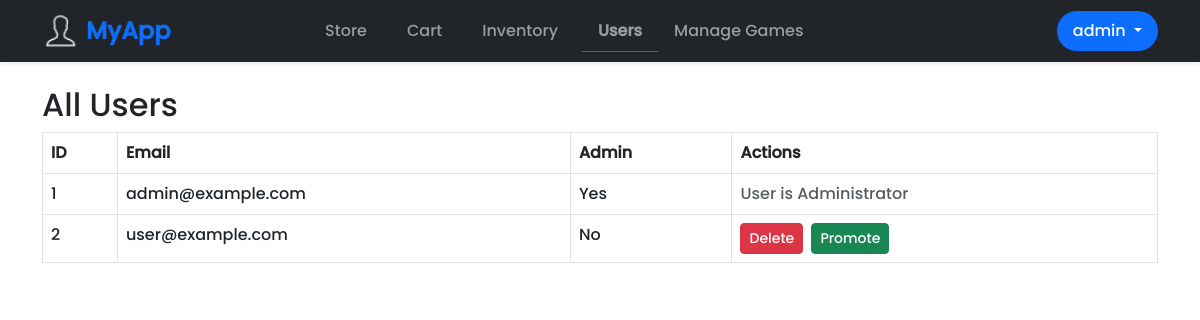
Page /users (signed in) on the earlier database version.
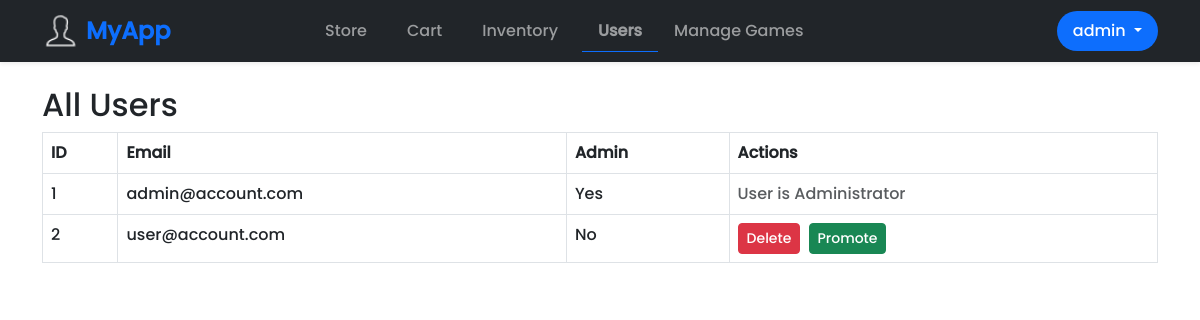
Same page on the later database version.
### models.py (models this page shows, shortened)
class User(UserMixin, db.Model):
    id = db.Column(db.Integer, primary_key=True)
    email = db.Column(db.String(120), unique=True, nullable=False)
    password_hash = db.Column(db.String(128), nullable=False)
    purchased_games = db.relationship('Game', secondary=purchases, backref=db.backref('owners', lazy='dynamic'), lazy='dynamic')
    is_admin = db.Column(db.Boolean, default=False)

### app.py (the view)
@app.route("/users")
@login_required
def users():
    if not current_user.is_admin:
        flash("Access denied.", "danger")
        return redirect(url_for("dashboard"))
    all_users = User.query.all()
    return render_template("users.html", users=all_users)

### app.py (called while the page is built)
@login_manager.user_loader
def load_user(user_id):
    return db.session.get(User, int(user_id))

### templates/users.html (shortened to what this page needs)
{% extends "base.html" %}
{% block content %}
<h2>All Users</h2>
<table class="table table-bordered">
  <thead>
    <tr>
      <th>ID</th>
      <th>Email</th>
      <th>Admin</th>
      <th>Actions</th>
    </tr>
  </thead>
  <tbody>
    {% for user in users %}
    <tr>
      <td>{{ user.id }}</td>
      <td>{{ user.email }}</td>
      <td>{{ 'Yes' if user.is_admin else 'No' }}</td>
      <td>
        {% if user.id != current_user.id and not user.is_admin %}
          <form action="{{ url_for('delete_user', user_id=user.id) }}" method="post" style="display:inline;">
            <button type="submit" class="btn btn-sm btn-danger" onclick="return confirm('Are you sure?');">Delete</button>
          </form>
          {% if not user.is_admin %}
            <form action="{{ url_for('promote_user', user_id=user.id) }}" method="post" style="display:inline;">
              <button type="submit" class="btn btn-sm btn-success ms-1">Promote</button>
            </form>
          {% endif %}
        {% else %}
          <span class="text-muted">User is Administrator</span>
        {% endif %}
      </td>
    </tr>
    {% endfor %}
  </tbody>
</table>
{% endblock %}

### templates/base.html (shortened to what this page needs)
<!doctype html>
<html lang="en">
<head>
  <link href="https://cdn.jsdelivr.net/npm/bootstrap@5.3.0/dist/css/bootstrap.min.css" rel="stylesheet">
  <link rel="stylesheet" href="{{ url_for('static', filename='styles.css') }}">
  <link rel="stylesheet" href="https://cdn.jsdelivr.net/npm/nouislider@15.7.1/dist/nouislider.min.css">
</head>
<body>
<nav class="navbar navbar-expand-lg navbar-dark bg-dark shadow-sm py-2 mb-4">
  <div class="container">
    <a class="navbar-brand d-flex align-items-center fs-4" href="{{ url_for('dashboard') }}">
      <img src="{{ url_for('static', filename='images/logo-32-white.png') }}" alt="Logo" width="36" height="36" class="me-2">
      <span class="fw-bold text-primary">MyApp</span>
    </a>
    <div class="collapse navbar-collapse" id="mainNav">
      <ul class="navbar-nav mx-auto mb-2 mb-lg-0 gap-2">
        {% if current_user.is_authenticated %}
          <li class="nav-item">
            <a class="nav-link px-3{% if request.endpoint == 'catalogue' %} border-bottom border-primary fw-bold{% endif %}" href="{{ url_for('catalogue') }}">Store</a>
          </li>
          <li class="nav-item">
            <a class="nav-link px-3{% if request.endpoint == 'cart' %} border-bottom border-primary fw-bold{% endif %}" href="{{ url_for('cart') }}">
              Cart
            </a>
          </li>
          <li class="nav-item">
            <a class="nav-link px-3{% if request.endpoint == 'inventory' %} border-bottom border-primary fw-bold{% endif %}" href="{{ url_for('inventory') }}">Inventory</a>
          </li>
          {% if current_user.is_admin %}
            <li class="nav-item">
              <a class="nav-link px-3{% if request.endpoint == 'users' %} border-bottom border-primary fw-bold{% endif %}" href="{{ url_for('users') }}">Users</a>
            </li>
            <li class="nav-item">
              <a class="nav-link" href="{{ url_for('games_admin') }}">Manage Games</a>
            </li>
          {% endif %}
        {% endif %}
      </ul>
      <ul class="navbar-nav ms-auto gap-2">
        {% if current_user.is_authenticated %}
          <li class="nav-item dropdown">
            <a class="nav-link dropdown-toggle px-3 rounded-pill bg-primary text-white" href="#" id="userMenu" role="button" data-bs-toggle="dropdown" aria-expanded="false">
               {{ current_user.email.split('@')[0] }}
            </a>
          </li>
        {% endif %}
      </ul>
    </div>
  </div>
</nav>
  <div class="container">
    {% block content %}{% endblock %}
  </div>
</body>
</html>

### static/styles.css (style rules this page uses)
body { font-family: 'MyFont', Arial, sans-serif; }

Differences in the rows shown:
changed User "Yes": email "admin@example.com" → "admin@account.com"
changed User "No": email "user@example.com" → "user@account.com"
